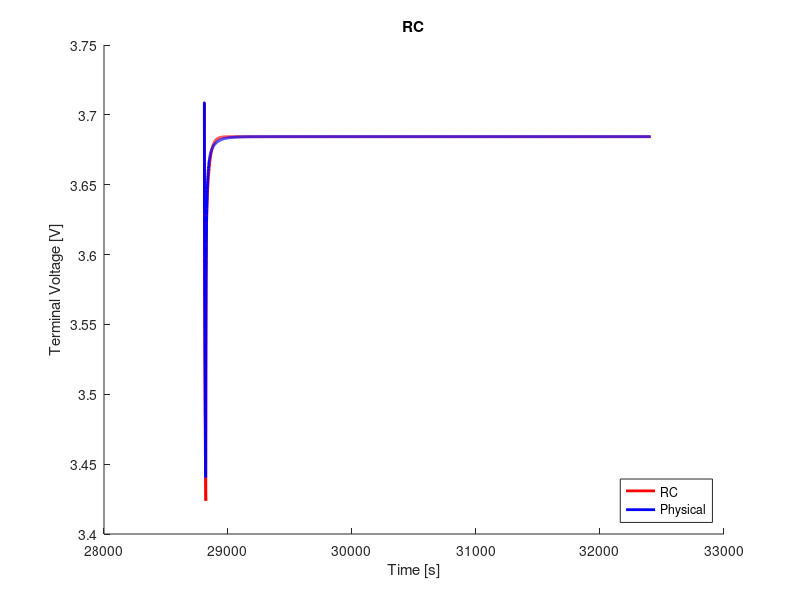

The MATLAB source for this figure:
clear;
clc;
close all;

%% load data
load('ocv_final.mat');
time_ocv = time;
load('pulse_10_c_8.mat');
load('rc2_cf_10_c.mat');

%% voltage limitations
v_max = 4.4;                                    % cut-over voltage
v_min = 3.0;                                    % cut-off voltage

%% resample ocv and soc
t1 = time_ocv(1);
t2 = time_ocv(end);
dt = 1;                                         % sample time
t = (t1:dt:t2) - t1;

ocv = interp1(time_ocv, ocv, t1:dt:t2);
soc = interp1(time_ocv, soc, t1:dt:t2);

s = length(time);

%% variables
Q = 16.8;
eta = 1.0;                                  % coulombic efficiency

n = 2;                                      % number of rc links
i_r = zeros(n, 1);
v_c = zeros(n, 1);
flag = 1;

%% compute soc
ind_init = soc(interp1(ocv, 1:length(ocv), V_batt_time(1), 'nearest'))
ind_init = interp1(soc, 1:length(soc), ind_init, 'nearest');
v_t(1) = ocv(ind_init);
z0 = soc(ind_init);
z = z0 - dt/(Q*3600)*eta*cumsum(I(1:end));

% manual fit
p = 9;
r0 = r0_cf(p);
r1 = r1_cf(p);
r2 = r2_cf(p);
% r3 = r3_cf(p);
c1 = c1_cf(p);
c2 = c2_cf(p);
% c3 = c3_cf(p);

r = [r1; r2];
c = [c1; c2];

%% compute terminal voltage
for j = 1:n
    f(j) = exp(-dt/(r(j)*c(j)));
end
for k = 1:s-1
    if flag == 1
        i_r(:, k+1) = diag(f)*i_r(:, k) + (1-f')*I(k);
        v_c(:, k) = i_r(:, k).*r;
        ind = interp1(soc, 1:length(soc), z(k), 'nearest');
        v_t(k+1) = ocv(ind) - sum(v_c(:, k)) - I(k).*r0;
        if v_t(k) < v_min
            fprintf('Reached lower voltage limit.');
            flag = 0;
        end
        if v_t(k) > v_max
            fprintf('Reached upper voltage limit.');
            flag = 0;
        end 
    end
end

%% compute rms error
v_t = reshape(v_t, size(V_batt_time));
rmse = 1000*sqrt(mean((V_batt_time - v_t).^2))     % [mV]

%% plot
figure(1);
hold on;
plot(time, v_t, 'r', 'LineWidth', 2)
hold on;
plot(time, V_batt_time, 'b', 'LineWidth', 2)
xlabel('Time [s]')
ylabel('Terminal Voltage [V]')
title('RC')
legend('RC', 'Physical', 'location', 'southeast')
